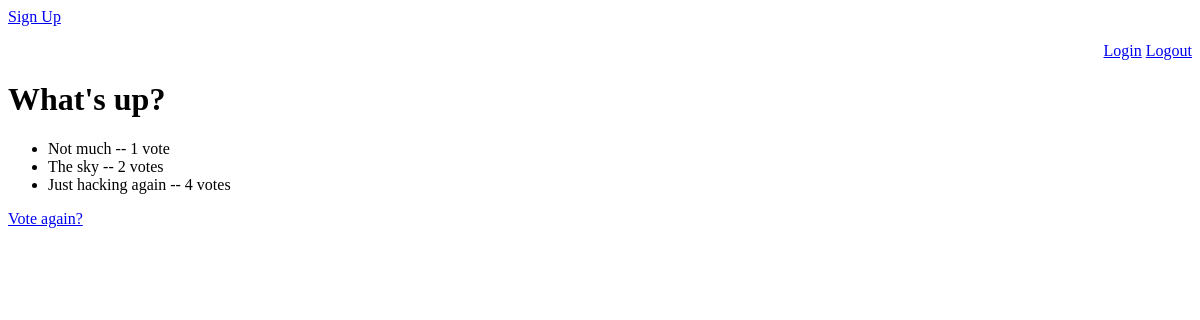
The app's page /polls/1/results/, older data.
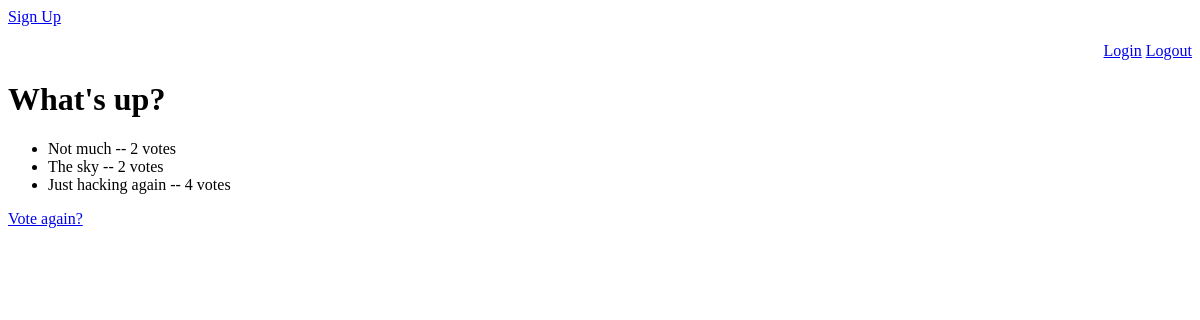
The same page, newer data.
### polls/models.py (models this page shows, shortened)
class Choice(models.Model):
    question = models.ForeignKey(Question, on_delete=models.CASCADE)
    choice_text = models.CharField(max_length=200)
    votes = models.IntegerField(default=0)

### polls/views.py (the view)
# urls.py: path('<int:pk>/results/', views.ResultsView.as_view(), name='results'),
class ResultsView(generic.DetailView):
    model = Question
    template_name = 'polls/results.html'

### polls/templates/polls/results.html
{% extends 'polls/base.html' %}
{% block content %}
<h1>{{ question.question_text }}</h1>
<ul>
{% for choice in question.choice_set.all %}
    <li>{{ choice.choice_text }} -- {{ choice.votes }} vote{{ choice.votes|pluralize }}</li>
{% endfor %}
</ul>
<a href="{% url 'polls:detail' question.id %}">Vote again?</a>
{% endblock content %}

Row changes from the older to the newer data that the page shows:
changed Choice "Not much": votes "1" → "2"
